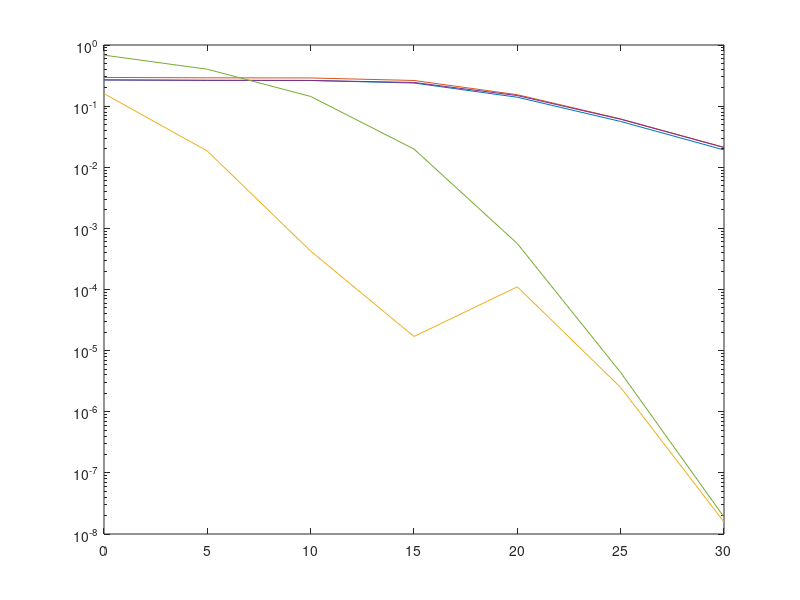

Reproduce this figure in MATLAB.
clear all;
sigma2_dbm= -90;%+10*log10(BW)+Nf; %Thermal noise in dBm
sigma_square=10^((sigma2_dbm-30)/10);

ct=1;
snrdbm = [0: 5: 30   ]; Kt=20;
R0 = 1.5; Rs=6; %U0's rate, and Us's data rate
al=2; %path loss
c0=3*10^8; fc = 300*10^9; rl = 5*exp(-3);%molecular absorption
G = 10^(35.35/10);%mainlobe antenna gain
R_d = 10; theta=3.17; %radius and the angle of the wedge
d0 = 5; h0PL = (c0/4/pi/fc)^2/(d0^(al)+1)*exp(-rl*d0); %U0's distance and path loss
lam=0.01;%user density
phid = 0.1; % blockage 
vari = 0.00001;%bisection search control parameter
pe =  1 - (1-2*qfunc(theta/sqrt(2*2^2)))/(1-2*qfunc(180/sqrt(2*2^2)));%misalignment probaiblity
tau = 1.1;% parameter for new NOMA
xi = 10^(-4); %sidelobe/mainlobe, used when misalignment happens
eta1 = (c0/4/pi/fc)^2; 
ep0 = 2^R0-1; eps = 2^Rs-1;
 
for k = 1:length(snrdbm)
    snr = 10^((snrdbm(k)-30)/10)/sigma_square;
    sum1 = 0;      sum2 = 0;     sum3 = 0;    sum4=0;sum5=0;azzz=0;
    %find the power coefficients by using bisection search
    alpha_search = 0;
    P0target = tau*(pe*(1-exp(-ep0/snr/h0PL/G/xi))  + (1-pe)*(1-exp(-ep0/snr/h0PL/G)));
    lb = 0; ub = 1/(1+ep0);
    alphas_est = (lb+ub)/2;
    diff = 1;
    while diff>vari
        x_est = ep0/snr/(1-(1+ep0)*alphas_est);
        P0realized = pe*(1-exp(-x_est/h0PL/G/xi))  + (1-pe)*(1-exp(-x_est/h0PL/G));
        if P0realized<P0target %
            lb = alphas_est;
        else
            ub = alphas_est;
        end
        old_est = alphas_est;
        alphas_est =  (lb+ub)/2;
        diff = abs(alphas_est-old_est);
    end
    ccc(k) = alphas_est;    
     
    K=5;
     %actually the best      
     %new scheme 
     alphas2 = alphas_est; alpha02 = 1- alphas2;
     eta2 = phid^2/theta/gammainc(R_d*phid,2);
     epx = max(eps/snr/alphas2, ep0/snr/(alpha02-ep0*alphas2));
     stepx = 4000;
     rx = [0:R_d/stepx:R_d];
     sumk = 0;
     for ir = 1 : length(rx)
         r = rx(ir);                 
         sumk = sumk + (1 - exp(- epx *...
             (1+r^al)*exp(rl*r)/G/eta1) ) * exp(-phid*r)*r* R_d/stepx;
     end
     pus(k) = eta2^K*theta^K*(sumk)^K; 
     
     pu0(k) = pe*(1-exp(-ep0/snr/h0PL/G/xi))  + (1-pe)*(1-exp(-ep0/snr/h0PL/G));
     temp1= ep0/snr/(alpha02-ep0*alphas2);
     pu0_new(k) = pe*(1-exp(-temp1/h0PL/G/xi))  + (1-pe)*(1-exp(-temp1/h0PL/G));
     
     %approximated 
     alphas_est = (tau-1)/tau/(1+ep0);
     alphas2 = alphas_est; alpha02 = 1- alphas2;
     eta2 = phid^2/theta/gammainc(R_d*phid,2);
     epx = max(eps/snr/alphas2, ep0/snr/(alpha02-ep0*alphas2));
     stepx = 4000;
     rx = [0:R_d/stepx:R_d];
     sumk = 0;
     for ir = 1 : length(rx)
         r = rx(ir);                 
         sumk = sumk + (1 - exp(- epx *...
             (1+r^al)*exp(rl*r)/G/eta1) ) * exp(-phid*r)*r* R_d/stepx;
     end
     pusx(k) = eta2^K*theta^K*(sumk)^K; 
     temp1= ep0/snr/(alpha02-ep0*alphas2);
     pu0_newx(k) = pe*(1-exp(-temp1/h0PL/G/xi))  + (1-pe)*(1-exp(-temp1/h0PL/G));
end 
%semilogy(snrdbm,psim, snrdbm,pa)%,snrdbm,psimx, snrdbm,pax,snrdbm,paxap)% 
semilogy( snrdbm,pu0,snrdbm,pu0_new,    snrdbm,pus, snrdbm,pu0_newx,    snrdbm,pusx )% 
%semilogy(  snrdbm,pu0_new,    snrdbm,pax )% 

%plot the subfigure from Mathworks
% ax1 = gca; % Store handle to axes 1.
% ax2 = axes('Position',[.7 .55 .2 .2])
%box on;
% hold(ax2, 'on')
%semilogy(ax2, snrdbm(5:7),pu0(5:7),snrdbm(5:7),pu0_new(5:7),snrdbm(5:7),pu0_newx(5:7)  )
%$U_{k^*}$, NOMA with $\alpha_s^*$
%$U_0$, NOMA with $\alpha_s^*$
